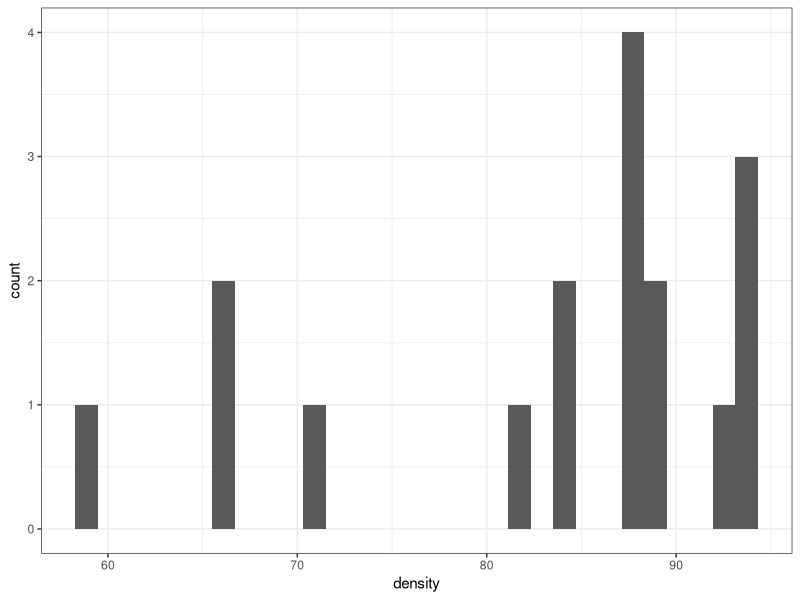
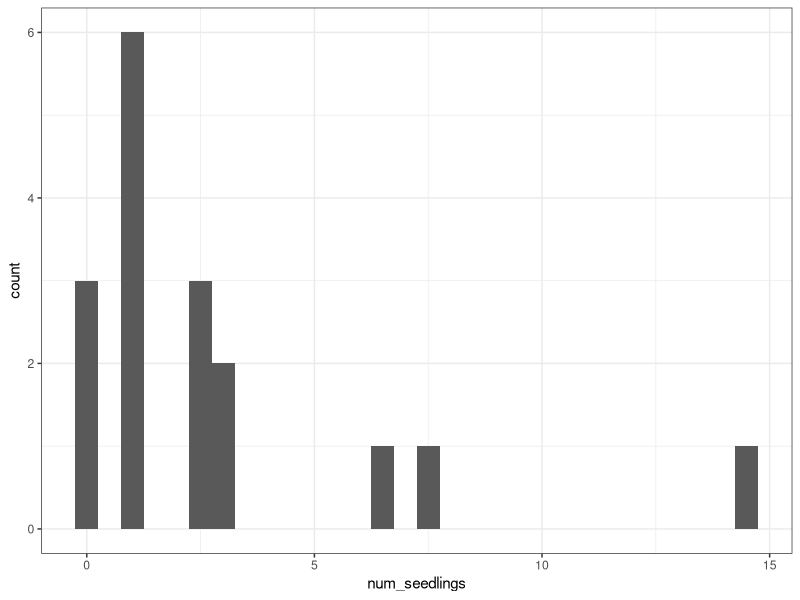
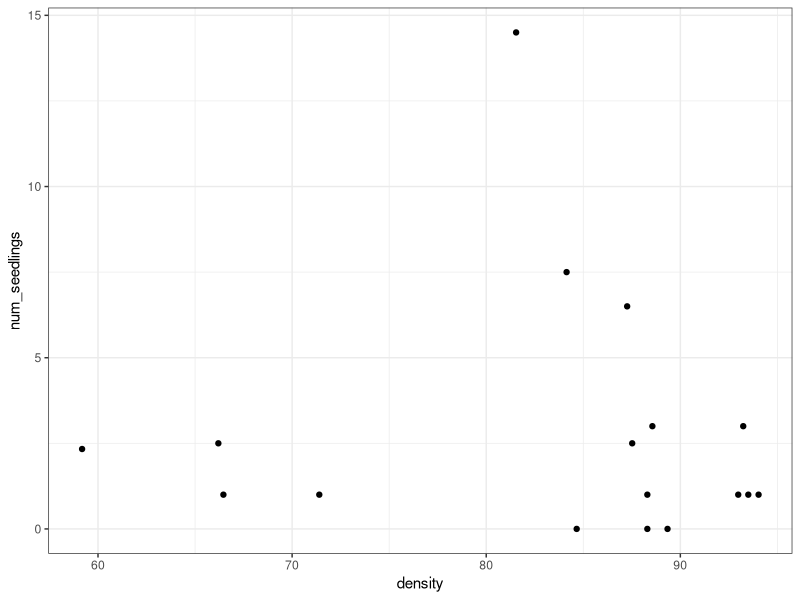
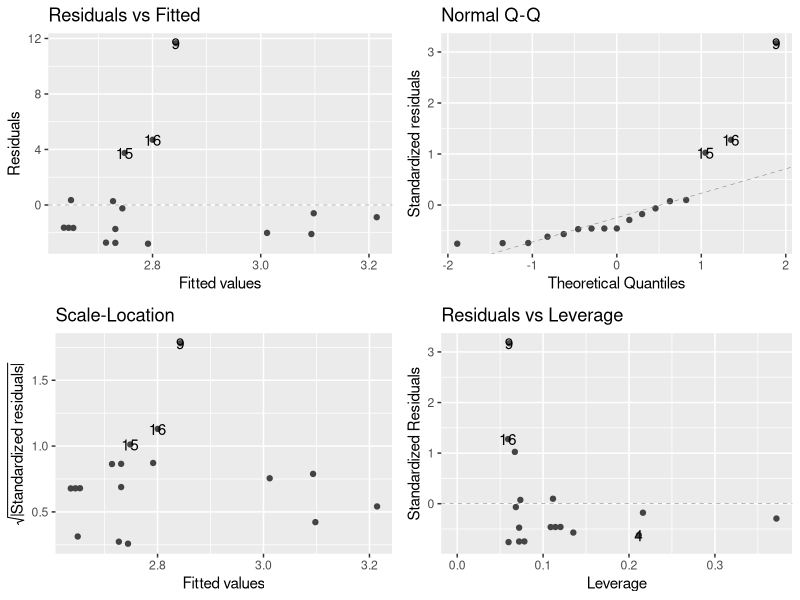
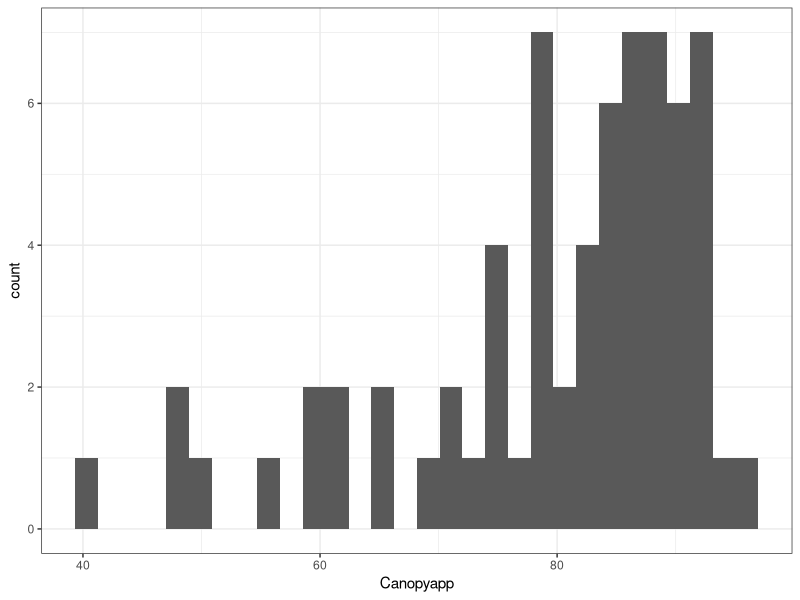
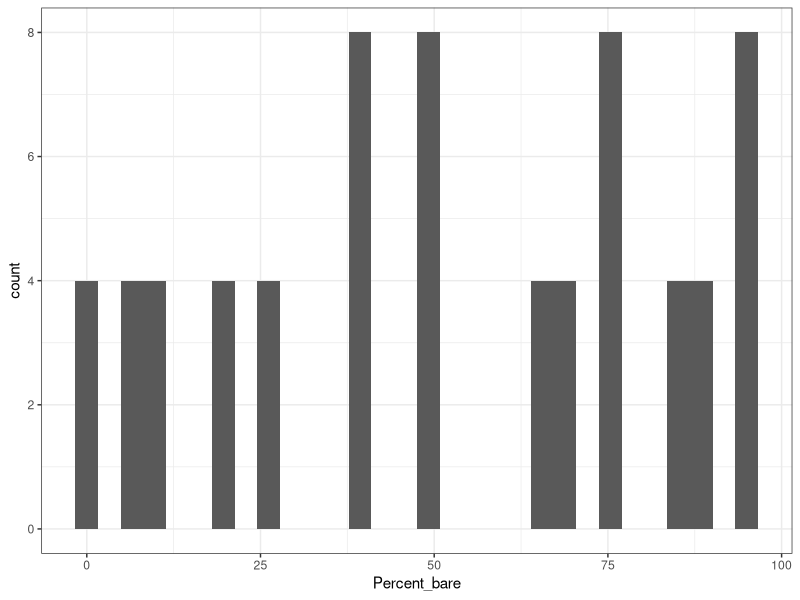
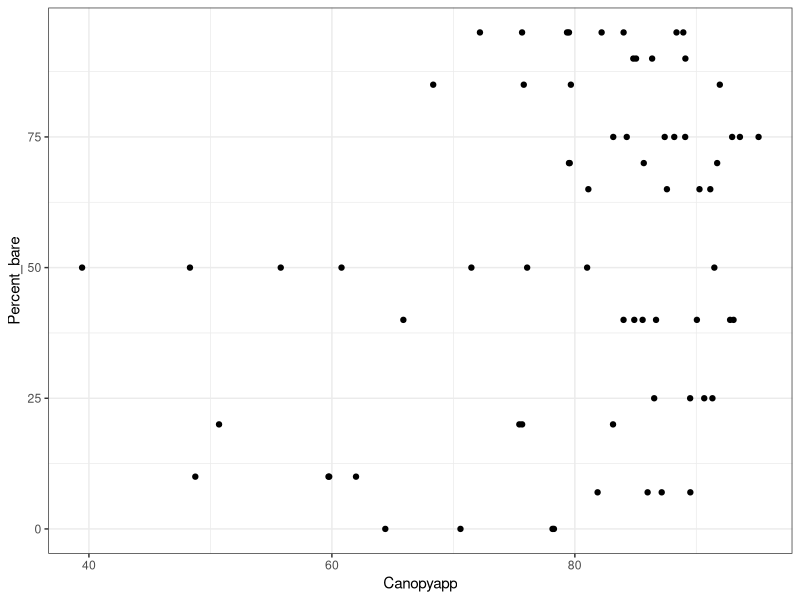
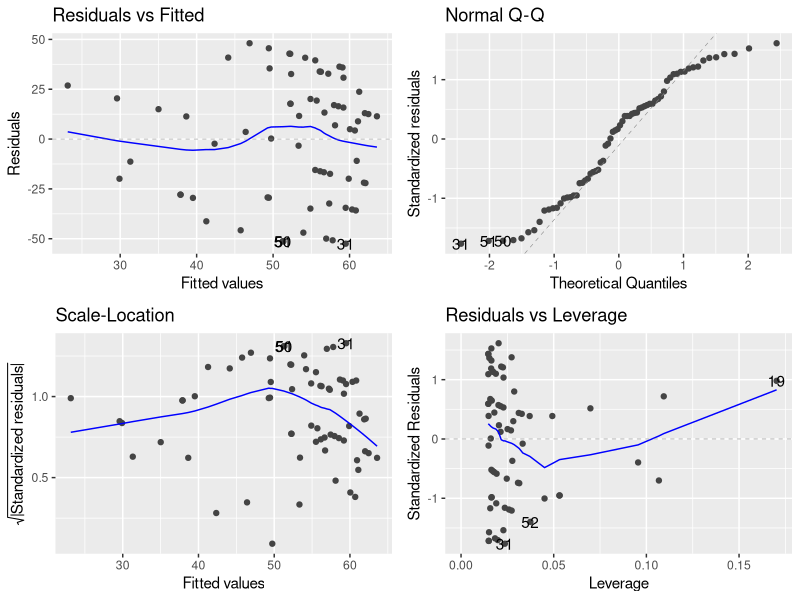

Write the R code that produced these figures, in order.
## ---- chunk 1
rm(list = ls())
library(here)
library(tidyverse)
library(ggfortify)
## ---- chunk 2
regen <- read.csv(here("Data", "Processed", "correct_regen.csv"), stringsAsFactors = TRUE)
density <- read.csv(here("Data", "Processed", "correct_density.csv"), stringsAsFactors = TRUE)
## ---- chunk 3
regen_by_plot <- regen %>% 
  group_by(Forest, Plot_num) %>%
  summarize(num_seedlings = mean(Regen_count))
## ---- chunk 4
avg_density <- density %>%
  group_by(Forest, Plot_num) %>%
  summarize(density = mean(Densiometer))
## ---- chunk 5
regen_by_plot$ID <- paste(regen_by_plot$Forest,regen_by_plot$Plot_num)

avg_density$ID <- paste(avg_density$Forest,avg_density$Plot_num) 
## ---- chunk 6
combined_data <- regen_by_plot %>% full_join(avg_density, by = c("ID")) %>%
  select(-c(Plot_num.x, Forest.x)) %>%
  rename(c("Forest"="Forest.y", "Plot_num" = "Plot_num.y")) 
## ---- chunk 7
ggplot(combined_data, aes(x = density)) + 
  geom_histogram() +
  theme_bw() 
## ---- chunk 8
ggplot(combined_data, aes(x = num_seedlings)) +
  geom_histogram() +
  theme_bw() #In my data exploration I looked at this variable and determined the data were legit, so even though it looks like there is an outlier I feel good to move ahead.
## ---- chunk 9
ggplot(combined_data, aes(x = density, y = num_seedlings)) +
  geom_point() +
  theme_bw()
## ---- chunk 10
regen_dens_mod <- lm(num_seedlings ~ density, combined_data)
## ---- chunk 11
autoplot(regen_dens_mod, smooth.colour = NA)
## ---- chunk 12
anova(regen_dens_mod)   
## ---- chunk 13
summary(regen_dens_mod) 
## ---- chunk 14
ggplot(density, aes(x = Canopyapp)) +
  geom_histogram() +
  theme_bw() 
## ---- chunk 15
ggplot(density, aes(x = Percent_bare)) +
  geom_histogram() +
  theme_bw() 
## ---- chunk 16
ggplot(density, aes(x = Canopyapp, y = Percent_bare)) +
  geom_point() +
  theme_bw()
## ---- chunk 17
density_bare_ground_mod <- lm(Percent_bare ~ Canopyapp, density)
## ---- chunk 18
autoplot(density_bare_ground_mod)
## ---- chunk 19
anova(density_bare_ground_mod)
## ---- chunk 20
summary(density_bare_ground_mod)
## ---- chunk 21
ggplot(density, aes(x = Canopyapp, y = Percent_bare)) +
  geom_point(size = 2) +
  geom_smooth() +
  xlab("Canopy Density") +
  ylab("Percent Bare Ground") 
## ---- chunk 22
ferns <- density %>% 
  filter(Forest == "Kip" | Forest == "Donnerville")

ferns$Forest <- factor(ferns$Forest) 
levels(ferns$Forest) 
## ---- chunk 23
ggplot(ferns, aes(x = Percent_ferns)) +
  geom_histogram() +
  theme_bw() 
## ---- chunk 24
ggplot(ferns, aes(x = Forest, y = Percent_ferns)) +
  geom_boxplot() +
  theme_bw() #looks like there is variation in the amount of ferns between forests
## ---- chunk 25
ferns_forest_glm <- glm(Percent_ferns ~ Forest, data = ferns, family = poisson())

#poisson family has a log link (because outcome must be positive and I'm dealing with percents) and assumes a poisson distribution
## ---- chunk 26
autoplot(ferns_forest_glm)
## ---- chunk 27
anova(ferns_forest_glm, test = "Chisq") 
## ---- chunk 28
summary(ferns_forest_glm) 
## ---- chunk 29
ggplot(ferns, aes(x = Forest, y = Percent_ferns)) +
  geom_boxplot() +
  geom_point(position = "jitter", size = 2, alpha = 0.5, color = "blue")+ #generate "noise" to show possible data points 
  theme_bw() +
  ylab("Percent Ferns") +
  xlab("Forest")
## ---- chunk 30
regen_chi_squared <- regen %>% 
  filter(Forest == "Degrasse" | Forest == "South Hammond") 


regen_chi_squared$Forest <- factor(regen_chi_squared$Forest) #So R relevels the Forest variable
levels(regen_chi_squared$Forest) #good
## ---- chunk 31
ggplot(regen_chi_squared, aes(x = Regen_count)) +
  geom_histogram()
## ---- chunk 32
total_regen <- regen_chi_squared %>% group_by(Forest) %>% summarise(total_regen = sum(Regen_count))
## ---- chunk 33
ggplot(total_regen, aes(x = Forest, y = total_regen)) +
  geom_bar(stat = 'identity', position = 'dodge') + #plotting just the means (identity)
  theme_bw() 
## ---- chunk 34
regen.mat <- xtabs(total_regen ~ Forest,
                  data = total_regen)

regen.mat #shows a table
## ---- chunk 35
regen.chi <- chisq.test(regen.mat) 

regen.chi #smallish p-value
## ---- chunk 36
ggplot(regen_chi_squared, aes(x = Forest, y = Regen_count)) +
  geom_boxplot() +
  geom_point() +
  theme_bw() +
  ylab("Regen Count")
